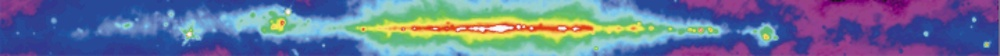
#> input picture 2.numpy/GalaxyMultiWavelength/multiwavelength/Radio.jpg, 1000 x 56 px, shrunk from 5760 x 320 before the run
$ jupyter execute Numpy_GalaxyMultiWaveLength.ipynb   (shell and % lines are left out)
#> lines starting #> are read from the running program, lines starting #| are printed output that depends on the picture
<p style="font-family: Arial; font-size:3.75em;color:purple; font-style:bold"><br>
Galaxy multiWaveLength <br><br><br>Analysis using numpy</p>

<p style="font-family: Arial; font-size:1.75em;color:#2462C0; font-style:bold"><br>Data Source: https://asd.gsfc.nasa.gov</p>

Loading the libraries we need

[cell 1]
import numpy as np
import imageio
from skimage import color
import matplotlib.pyplot as plt
import copy
import os

[cell 2]
workdir = './'

[cell 3]
## if you are running on Google Colab, uncomment the lines below and run the cell
# !git clone https://github.com/vuillaut/info801
# workdir = 'info801/numpy/GalaxyMultiWavelength/'

[cell 4]
os.listdir(workdir + 'multiwavelength/')

<p style="font-family: Arial; font-size:1.75em;color:#2462C0; font-style:bold">Creating a numpy array from an image file:</p>
<p> load and display each picture from difference wavelength (GammaRay, Xray, Infrared, radio) find the shape of the array, explain each dimension</p>
<p>Sample of output:</p>
<p>(320, 5760, 3)</p>

[cell 5]
radio = imageio.imread(workdir + 'multiwavelength/Radio.jpg')
#> radio is the input picture: shape (56, 1000, 3); mean R, G, B 101.5, 116.8, 152.5
xray = imageio.imread(workdir + 'multiwavelength/XRay.jpg')
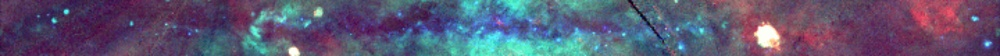
#> input picture 2.numpy/GalaxyMultiWavelength/multiwavelength/XRay.jpg, 1000 x 56 px, shrunk from 5760 x 320 before the run
#> xray is the input picture: shape (56, 1000, 3); mean R, G, B 91.6, 87.1, 114.5
gamma = imageio.imread(workdir + 'multiwavelength/GammaRay.jpg')
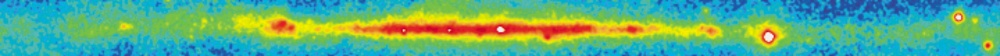
#> input picture 2.numpy/GalaxyMultiWavelength/multiwavelength/GammaRay.jpg, 1000 x 56 px, shrunk from 5760 x 320 before the run
#> gamma is the input picture: shape (56, 1000, 3); mean R, G, B 92.5, 174.2, 131.6
infrared = imageio.imread(workdir + 'multiwavelength/Infrared.jpg')
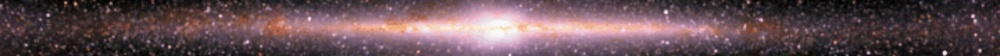
#> input picture 2.numpy/GalaxyMultiWavelength/multiwavelength/Infrared.jpg, 1000 x 56 px, shrunk from 5760 x 320 before the run
#> infrared is the input picture: shape (56, 1000, 3); mean R, G, B 101, 78.4, 84.4

[cell 6]
print(radio.shape)
#| (56, 1000, 3)
print(xray.shape)
#| (56, 1000, 3)
print(gamma.shape)
#| (56, 1000, 3)
print(infrared.shape)
#| (56, 1000, 3)

[cell 7]
plt.imshow(radio)

[cell 8]
plt.imshow(radio)

[cell 9]
radio.shape
#> Out = (56, 1000, 3)

We have 3 dimensions: N pixels x M pixels x 3 channels (RGB)

<p>As we have 3 dimensions (RGB)and RGB does not add information, merge all 3 dimensions in a single one using grey scale image using the function rgb2gray </p>
<p>Sample of output:</p>
<p>(320, 5760)</p>

[cell 10]
radio_gray = color.rgb2gray(radio)
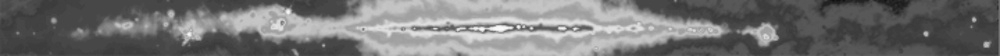
#> radio_gray: shape (56, 1000) float64; min 0.0623, max 0.984, mean 0.455
xray_gray = color.rgb2gray(xray)
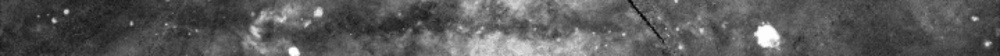
#> xray_gray: shape (56, 1000) float64; min 0.0236, max 0.999, mean 0.353
gamma_gray = color.rgb2gray(gamma)
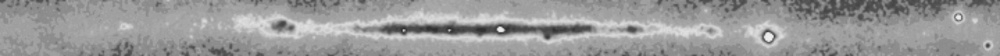
#> gamma_gray: shape (56, 1000) float64; min 0.183, max 0.944, mean 0.603
infrared_gray = color.rgb2gray(infrared)
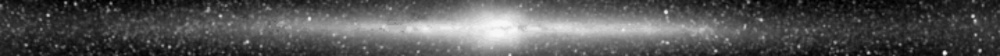
#> infrared_gray: shape (56, 1000) float64; min 0, max 0.978, mean 0.328
